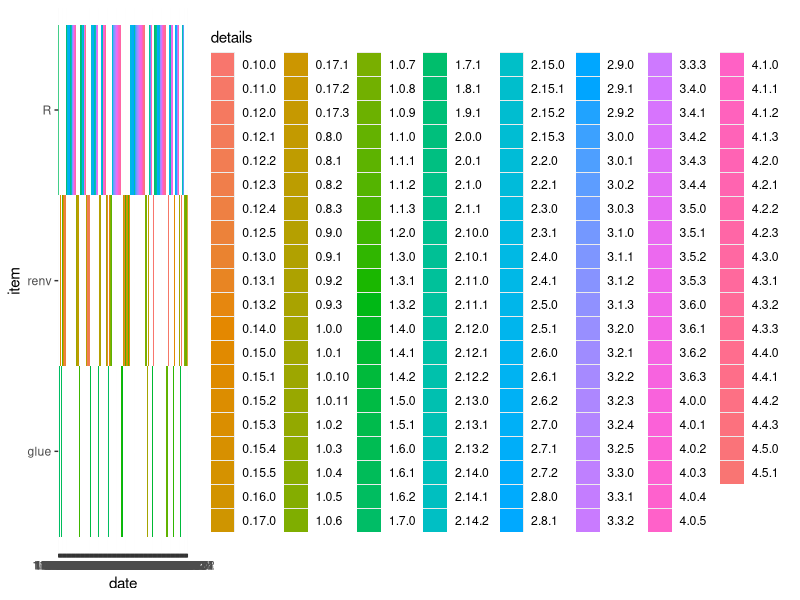

Write R code to recreate this figure.
library(tidyverse)

df_timeline <- read.csv("data/timeline.csv") |> 
  filter(item != "packrat") |> 
  mutate(
    item = fct_relevel(item, "glue", "renv", "R",),
    date2 = parse_date(date, "%m/%d/%Y")
    ) 
  

df_timeline |> 
  ggplot(aes(y = item, x = date)) +
  geom_tile(aes(fill = details))
